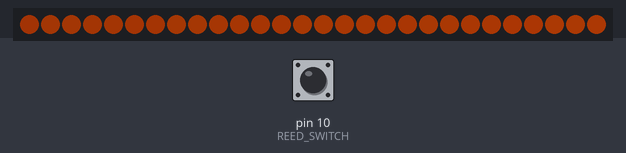
This sketch was run on a simulated Arduino Uno, built with avr-gcc and run on an emulated ATmega328P. Shown: 28 RGB LEDs in strip order, left to right. The inputs (shaded band) are chosen by the test bench; at power-on: pin 10 (REED_SWITCH) HIGH. Dim RGB values are drawn brighter than linear.

Above: at 2.35 s.
2.4 s: pin 10 (REED_SWITCH) pulled LOW for 0.15 s
At 2.56 s:
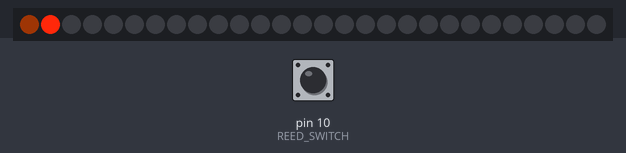
4.1 s: pin 10 (REED_SWITCH) pulled LOW for 1 s
At 5.31 s:
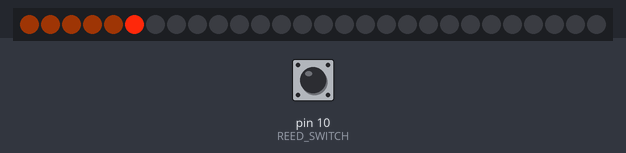

Measured:
- after the input at 2.4 s, the LEDs: first change at once (image 1 shows a later state)
- after the input at 4.1 s, the LEDs: first change after 0.06 s (image 2 shows a later state)

The sketch:

DK-BarLight.ino
```cpp
#include <Adafruit_NeoPixel.h>
#ifdef __AVR__
  #include <avr/power.h>
#endif

Adafruit_NeoPixel strip = Adafruit_NeoPixel(28, 9, NEO_GRB + NEO_KHZ800);

#define REED_SWITCH 10

void setup() {
  pinMode(REED_SWITCH, INPUT_PULLUP);

  strip.begin();
  strip.show(); // Initialize all pixels to 'off'

  clearStrip();
}

void loop() {

  if(digitalRead(REED_SWITCH) == LOW) {
      clearStrip();
  } else {
      colorWipe(strip.Color(30, 10, 1), 50); // Warm white reveal
      warmWhiteCycle(80);

      if(digitalRead(REED_SWITCH) == HIGH) {
        colorWipe(strip.Color(255, 0, 0), 80); // Red reveal
        delay(2000);
        redCycle(80);
      }

      if(digitalRead(REED_SWITCH) == HIGH) {
        colorWipe(strip.Color(30, 10, 1), 80); // Warm white reveal
        warmWhiteCycle(80);
      }
  }
}

// Fill the dots one after the other with a color
void colorWipe(uint32_t c, uint8_t wait) {
  for(uint16_t i=0; i<strip.numPixels(); i++) {

    // Bright warm white wipe leader pxiel
    if(i < strip.numPixels())
      strip.setPixelColor(i+1, strip.Color(255, 40, 10));

    strip.setPixelColor(i, c);
    strip.show();
    delay(wait);
  }
}

// Input a value 0 to 255 to get a color value.
// The colours are a transition r - g - b - back to r.
uint32_t Wheel(byte WheelPos) {
  WheelPos = 255 - WheelPos;
  if(WheelPos < 85) {
    return strip.Color(255 - WheelPos, WheelPos / 3, 1);
  }
  if(WheelPos < 90) { // white chaser
    WheelPos -= 85;
    return strip.Color(255, 40, 30 - WheelPos);
  }
  WheelPos -= 90;
  return strip.Color(255, WheelPos / 3, 0);
}

void clearStrip() {
    for(uint16_t i=0; i<strip.numPixels(); i++) {
      strip.setPixelColor(i, strip.Color(0, 0, 0));
    }
    strip.show();
}

void warmWhiteCycle(uint8_t wait) {
  uint16_t i, j;

  for(j=0; j<128; j++) {
    for(i=0; i<strip.numPixels(); i++) {
        strip.setPixelColor(i, strip.Color((i+j) / 2 + 30, (i+j) / 6 + 10, 1));
        //strip.setPixelColor(i, strip.Color(128, 40, 1)); // Warm white
    }
    strip.show();

    if(digitalRead(REED_SWITCH) == LOW) return;
    delay(wait);
  }
  for(j=128; j>0; j--) {
    for(i=0; i<strip.numPixels(); i++) {
        strip.setPixelColor(i, strip.Color((i+j) / 2 + 30, (i+j) / 6 + 10, 1));
    }
    strip.show();

    if(digitalRead(REED_SWITCH) == LOW) return;
    delay(wait);
  }
}

void redCycle(uint8_t wait) {
  uint16_t i, j;

  for(j=0; j<128; j++) {
    for(i=0; i<strip.numPixels(); i++) {
        strip.setPixelColor(i, strip.Color(255 - ((i+j) / 3), (i+j) / 16, 0));
    }
    strip.show();

    if(digitalRead(REED_SWITCH) == LOW) return;
    delay(wait);
  }
  for(j=128; j>0; j--) {
    for(i=0; i<strip.numPixels(); i++) {
        strip.setPixelColor(i, strip.Color(255 -((i+j) / 3), (i+j) / 16, 0));
    }
    strip.show();

    if(digitalRead(REED_SWITCH) == LOW) return;
    delay(wait);
  }
}
```
